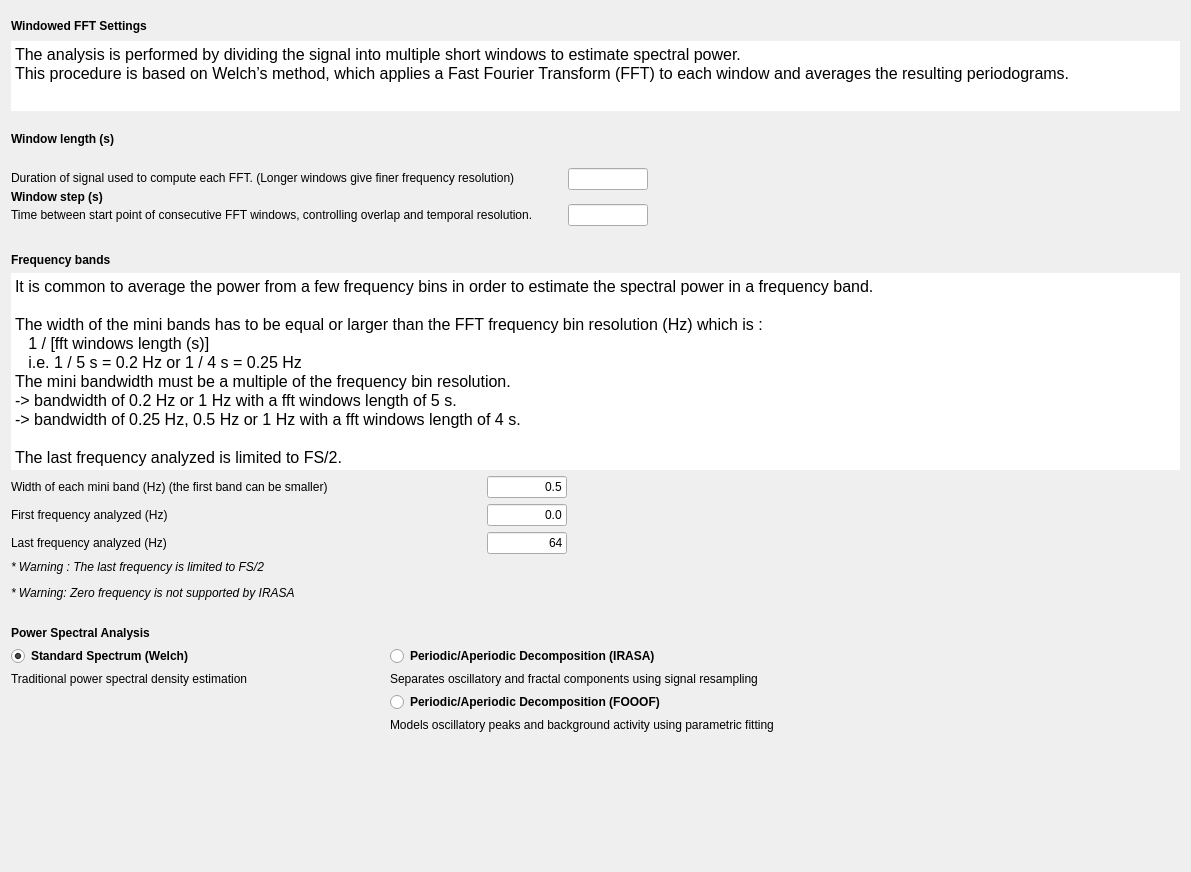
<?xml version="1.0" encoding="UTF-8"?>
<ui version="4.0">
 <class>SpectralSettings</class>
 <widget class="QWidget" name="SpectralSettings">
  <property name="geometry">
   <rect>
    <x>0</x>
    <y>0</y>
    <width>1191</width>
    <height>872</height>
   </rect>
  </property>
  <property name="minimumSize">
   <size>
    <width>0</width>
    <height>0</height>
   </size>
  </property>
  <property name="windowTitle">
   <string/>
  </property>
  <layout class="QVBoxLayout" name="verticalLayout_11">
   <item>
    <layout class="QVBoxLayout" name="verticalLayout">
     <property name="spacing">
      <number>0</number>
     </property>
     <property name="sizeConstraint">
      <enum>QLayout::SizeConstraint::SetMaximumSize</enum>
     </property>
     <item>
      <widget class="QLabel" name="label_3">
       <property name="maximumSize">
        <size>
         <width>16777215</width>
         <height>30</height>
        </size>
       </property>
       <property name="font">
        <font>
         <italic>false</italic>
         <bold>false</bold>
        </font>
       </property>
       <property name="text">
        <string>&lt;html&gt;&lt;head/&gt;&lt;body&gt;&lt;p&gt;&lt;span style=&quot; font-weight:700;&quot;&gt;Windowed FFT Settings&lt;/span&gt;&lt;/p&gt;&lt;/body&gt;&lt;/html&gt;</string>
       </property>
      </widget>
     </item>
     <item>
      <widget class="QTextEdit" name="textEdit_2">
       <property name="sizePolicy">
        <sizepolicy hsizetype="Expanding" vsizetype="Expanding">
         <horstretch>0</horstretch>
         <verstretch>0</verstretch>
        </sizepolicy>
       </property>
       <property name="maximumSize">
        <size>
         <width>16777215</width>
         <height>70</height>
        </size>
       </property>
       <property name="frameShape">
        <enum>QFrame::Shape::NoFrame</enum>
       </property>
       <property name="frameShadow">
        <enum>QFrame::Shadow::Plain</enum>
       </property>
       <property name="lineWidth">
        <number>0</number>
       </property>
       <property name="verticalScrollBarPolicy">
        <enum>Qt::ScrollBarPolicy::ScrollBarAlwaysOff</enum>
       </property>
       <property name="horizontalScrollBarPolicy">
        <enum>Qt::ScrollBarPolicy::ScrollBarAlwaysOff</enum>
       </property>
       <property name="html">
        <string>&lt;!DOCTYPE HTML PUBLIC &quot;-//W3C//DTD HTML 4.0//EN&quot; &quot;http://www.w3.org/TR/REC-html40/strict.dtd&quot;&gt;
&lt;html&gt;&lt;head&gt;&lt;meta name=&quot;qrichtext&quot; content=&quot;1&quot; /&gt;&lt;meta charset=&quot;utf-8&quot; /&gt;&lt;style type=&quot;text/css&quot;&gt;
p, li { white-space: pre-wrap; }
hr { height: 1px; border-width: 0; }
li.unchecked::marker { content: &quot;\2610&quot;; }
li.checked::marker { content: &quot;\2612&quot;; }
&lt;/style&gt;&lt;/head&gt;&lt;body style=&quot; font-size:12pt; font-weight:400; font-style:normal;&quot;&gt;
&lt;p style=&quot; margin-top:0px; margin-bottom:0px; margin-left:0px; margin-right:0px; -qt-block-indent:0; text-indent:0px;&quot;&gt;The analysis is performed by dividing the signal into multiple short windows to estimate spectral power.&lt;/p&gt;
&lt;p style=&quot; margin-top:0px; margin-bottom:0px; margin-left:0px; margin-right:0px; -qt-block-indent:0; text-indent:0px;&quot;&gt;This procedure is based on Welch’s method, which applies a Fast Fourier Transform (FFT) to each window and averages the resulting periodograms.&lt;/p&gt;&lt;/body&gt;&lt;/html&gt;</string>
       </property>
      </widget>
     </item>
     <item>
      <widget class="QLabel" name="label">
       <property name="sizePolicy">
        <sizepolicy hsizetype="Minimum" vsizetype="Preferred">
         <horstretch>0</horstretch>
         <verstretch>0</verstretch>
        </sizepolicy>
       </property>
       <property name="minimumSize">
        <size>
         <width>450</width>
         <height>0</height>
        </size>
       </property>
       <property name="maximumSize">
        <size>
         <width>500</width>
         <height>500</height>
        </size>
       </property>
       <property name="font">
        <font>
         <italic>false</italic>
         <bold>false</bold>
        </font>
       </property>
       <property name="text">
        <string>&lt;html&gt;&lt;head/&gt;&lt;body&gt;&lt;p&gt;&lt;span style=&quot; font-weight:700;&quot;&gt;Window length (s)&lt;/span&gt;&lt;/p&gt;&lt;/body&gt;&lt;/html&gt;</string>
       </property>
      </widget>
     </item>
     <item>
      <layout class="QGridLayout" name="gridLayout">
       <property name="sizeConstraint">
        <enum>QLayout::SizeConstraint::SetNoConstraint</enum>
       </property>
       <property name="bottomMargin">
        <number>1</number>
       </property>
       <item row="6" column="3">
        <spacer name="horizontalSpacer_3">
         <property name="orientation">
          <enum>Qt::Orientation::Horizontal</enum>
         </property>
         <property name="sizeHint" stdset="0">
          <size>
           <width>40</width>
           <height>20</height>
          </size>
         </property>
        </spacer>
       </item>
       <item row="1" column="1" rowspan="2">
        <widget class="QLineEdit" name="win_len_lineEdit">
         <property name="maximumSize">
          <size>
           <width>80</width>
           <height>16777215</height>
          </size>
         </property>
         <property name="toolTip">
          <string/>
         </property>
        </widget>
       </item>
       <item row="1" column="3">
        <spacer name="horizontalSpacer_2">
         <property name="orientation">
          <enum>Qt::Orientation::Horizontal</enum>
         </property>
         <property name="sizeHint" stdset="0">
          <size>
           <width>40</width>
           <height>20</height>
          </size>
         </property>
        </spacer>
       </item>
       <item row="6" column="0">
        <layout class="QVBoxLayout" name="verticalLayout_3">
         <item>
          <widget class="QLabel" name="label_14">
           <property name="toolTip">
            <string>At which window steps (s) the FFT (Fast Fourier Transform) is performed.</string>
           </property>
           <property name="text">
            <string>Time between start point of consecutive FFT windows, controlling overlap and temporal resolution.         </string>
           </property>
          </widget>
         </item>
        </layout>
       </item>
       <item row="6" column="1">
        <widget class="QLineEdit" name="win_step_lineEdit">
         <property name="maximumSize">
          <size>
           <width>80</width>
           <height>16777215</height>
          </size>
         </property>
         <property name="toolTip">
          <string/>
         </property>
        </widget>
       </item>
       <item row="3" column="0">
        <widget class="QLabel" name="label_2">
         <property name="sizePolicy">
          <sizepolicy hsizetype="Minimum" vsizetype="Preferred">
           <horstretch>0</horstretch>
           <verstretch>0</verstretch>
          </sizepolicy>
         </property>
         <property name="minimumSize">
          <size>
           <width>200</width>
           <height>0</height>
          </size>
         </property>
         <property name="text">
          <string>&lt;html&gt;&lt;head/&gt;&lt;body&gt;&lt;p&gt;&lt;span style=&quot; font-weight:700;&quot;&gt;Window step (s)&lt;/span&gt;&lt;/p&gt;&lt;/body&gt;&lt;/html&gt;</string>
         </property>
        </widget>
       </item>
       <item row="1" column="0">
        <layout class="QVBoxLayout" name="verticalLayout_2">
         <item>
          <widget class="QLabel" name="label_13">
           <property name="toolTip">
            <string>Window length (s) used to perform the FFT (Fast Fourier Transform).</string>
           </property>
           <property name="text">
            <string>Duration of signal used to compute each FFT. (Longer windows give finer frequency resolution)                </string>
           </property>
          </widget>
         </item>
        </layout>
       </item>
      </layout>
     </item>
    </layout>
   </item>
   <item>
    <spacer name="verticalSpacer_3">
     <property name="orientation">
      <enum>Qt::Orientation::Vertical</enum>
     </property>
     <property name="sizeType">
      <enum>QSizePolicy::Policy::Fixed</enum>
     </property>
     <property name="sizeHint" stdset="0">
      <size>
       <width>20</width>
       <height>20</height>
      </size>
     </property>
    </spacer>
   </item>
   <item>
    <layout class="QVBoxLayout" name="verticalLayout_5">
     <property name="sizeConstraint">
      <enum>QLayout::SizeConstraint::SetDefaultConstraint</enum>
     </property>
     <item>
      <widget class="QLabel" name="label_7">
       <property name="maximumSize">
        <size>
         <width>16777215</width>
         <height>30</height>
        </size>
       </property>
       <property name="font">
        <font>
         <italic>false</italic>
         <bold>false</bold>
        </font>
       </property>
       <property name="text">
        <string>&lt;html&gt;&lt;head/&gt;&lt;body&gt;&lt;p&gt;&lt;span style=&quot; font-weight:600;&quot;&gt;Frequency bands&lt;/span&gt;&lt;/p&gt;&lt;/body&gt;&lt;/html&gt;</string>
       </property>
      </widget>
     </item>
     <item>
      <widget class="QTextEdit" name="textEdit">
       <property name="frameShape">
        <enum>QFrame::Shape::NoFrame</enum>
       </property>
       <property name="frameShadow">
        <enum>QFrame::Shadow::Plain</enum>
       </property>
       <property name="lineWidth">
        <number>0</number>
       </property>
       <property name="verticalScrollBarPolicy">
        <enum>Qt::ScrollBarPolicy::ScrollBarAlwaysOff</enum>
       </property>
       <property name="horizontalScrollBarPolicy">
        <enum>Qt::ScrollBarPolicy::ScrollBarAlwaysOff</enum>
       </property>
       <property name="sizeAdjustPolicy">
        <enum>QAbstractScrollArea::SizeAdjustPolicy::AdjustIgnored</enum>
       </property>
       <property name="readOnly">
        <bool>true</bool>
       </property>
       <property name="html">
        <string>&lt;!DOCTYPE HTML PUBLIC &quot;-//W3C//DTD HTML 4.0//EN&quot; &quot;http://www.w3.org/TR/REC-html40/strict.dtd&quot;&gt;
&lt;html&gt;&lt;head&gt;&lt;meta name=&quot;qrichtext&quot; content=&quot;1&quot; /&gt;&lt;meta charset=&quot;utf-8&quot; /&gt;&lt;style type=&quot;text/css&quot;&gt;
p, li { white-space: pre-wrap; }
hr { height: 1px; border-width: 0; }
li.unchecked::marker { content: &quot;\2610&quot;; }
li.checked::marker { content: &quot;\2612&quot;; }
&lt;/style&gt;&lt;/head&gt;&lt;body style=&quot; font-size:12pt; font-weight:400; font-style:normal;&quot;&gt;
&lt;p style=&quot; margin-top:0px; margin-bottom:0px; margin-left:0px; margin-right:0px; -qt-block-indent:0; text-indent:0px;&quot;&gt;It is common to average the power from a few frequency bins in order to estimate the spectral power in a frequency band.&lt;/p&gt;
&lt;p style=&quot;-qt-paragraph-type:empty; margin-top:0px; margin-bottom:0px; margin-left:0px; margin-right:0px; -qt-block-indent:0; text-indent:0px;&quot;&gt;&lt;br /&gt;&lt;/p&gt;
&lt;p style=&quot; margin-top:0px; margin-bottom:0px; margin-left:0px; margin-right:0px; -qt-block-indent:0; text-indent:0px;&quot;&gt;The width of the mini bands has to be equal or larger than the FFT frequency bin resolution (Hz) which is :&lt;/p&gt;
&lt;p style=&quot; margin-top:0px; margin-bottom:0px; margin-left:0px; margin-right:0px; -qt-block-indent:0; text-indent:0px;&quot;&gt;   1 / [fft windows length (s)]&lt;/p&gt;
&lt;p style=&quot; margin-top:0px; margin-bottom:0px; margin-left:0px; margin-right:0px; -qt-block-indent:0; text-indent:0px;&quot;&gt;   i.e. 1 / 5 s = 0.2 Hz or 1 / 4 s = 0.25 Hz&lt;/p&gt;
&lt;p style=&quot; margin-top:0px; margin-bottom:0px; margin-left:0px; margin-right:0px; -qt-block-indent:0; text-indent:0px;&quot;&gt;The mini bandwidth must be a multiple of the frequency bin resolution.&lt;/p&gt;
&lt;p style=&quot; margin-top:0px; margin-bottom:0px; margin-left:0px; margin-right:0px; -qt-block-indent:0; text-indent:0px;&quot;&gt;-&amp;gt; bandwidth of 0.2 Hz or 1 Hz with a fft windows length of 5 s.&lt;/p&gt;
&lt;p style=&quot; margin-top:0px; margin-bottom:0px; margin-left:0px; margin-right:0px; -qt-block-indent:0; text-indent:0px;&quot;&gt;-&amp;gt; bandwidth of 0.25 Hz, 0.5 Hz or 1 Hz with a fft windows length of 4 s. &lt;/p&gt;
&lt;p style=&quot;-qt-paragraph-type:empty; margin-top:0px; margin-bottom:0px; margin-left:0px; margin-right:0px; -qt-block-indent:0; text-indent:0px;&quot;&gt;&lt;br /&gt;&lt;/p&gt;
&lt;p style=&quot; margin-top:0px; margin-bottom:0px; margin-left:0px; margin-right:0px; -qt-block-indent:0; text-indent:0px;&quot;&gt;The last frequency analyzed is limited to FS/2.&lt;/p&gt;
&lt;p style=&quot; margin-top:0px; margin-bottom:0px; margin-left:0px; margin-right:0px; -qt-block-indent:0; text-indent:0px;&quot;&gt;   FS : Sampling rate of the channel (Hz)&lt;/p&gt;
&lt;p style=&quot; margin-top:0px; margin-bottom:0px; margin-left:0px; margin-right:0px; -qt-block-indent:0; text-indent:0px;&quot;&gt;   i.e. 256 Hz / 2 = 128 Hz&lt;/p&gt;&lt;/body&gt;&lt;/html&gt;</string>
       </property>
      </widget>
     </item>
    </layout>
   </item>
   <item>
    <layout class="QGridLayout" name="gridLayout_2">
     <item row="1" column="0">
      <widget class="QLabel" name="label_4">
       <property name="text">
        <string>First frequency analyzed (Hz)</string>
       </property>
      </widget>
     </item>
     <item row="2" column="1">
      <widget class="QLineEdit" name="last_freq_lineEdit">
       <property name="maximumSize">
        <size>
         <width>80</width>
         <height>16777215</height>
        </size>
       </property>
       <property name="text">
        <string>64</string>
       </property>
       <property name="alignment">
        <set>Qt::AlignmentFlag::AlignRight|Qt::AlignmentFlag::AlignTrailing|Qt::AlignmentFlag::AlignVCenter</set>
       </property>
      </widget>
     </item>
     <item row="0" column="2">
      <spacer name="horizontalSpacer_4">
       <property name="orientation">
        <enum>Qt::Orientation::Horizontal</enum>
       </property>
       <property name="sizeHint" stdset="0">
        <size>
         <width>58</width>
         <height>13</height>
        </size>
       </property>
      </spacer>
     </item>
     <item row="2" column="2">
      <spacer name="horizontalSpacer_5">
       <property name="orientation">
        <enum>Qt::Orientation::Horizontal</enum>
       </property>
       <property name="sizeHint" stdset="0">
        <size>
         <width>58</width>
         <height>20</height>
        </size>
       </property>
      </spacer>
     </item>
     <item row="0" column="0">
      <widget class="QLabel" name="label_8">
       <property name="sizePolicy">
        <sizepolicy hsizetype="Minimum" vsizetype="Preferred">
         <horstretch>0</horstretch>
         <verstretch>0</verstretch>
        </sizepolicy>
       </property>
       <property name="minimumSize">
        <size>
         <width>470</width>
         <height>0</height>
        </size>
       </property>
       <property name="maximumSize">
        <size>
         <width>470</width>
         <height>16777215</height>
        </size>
       </property>
       <property name="text">
        <string>Width of each mini band (Hz) (the first band can be smaller)</string>
       </property>
      </widget>
     </item>
     <item row="2" column="0">
      <widget class="QLabel" name="label_9">
       <property name="sizePolicy">
        <sizepolicy hsizetype="Minimum" vsizetype="Preferred">
         <horstretch>0</horstretch>
         <verstretch>0</verstretch>
        </sizepolicy>
       </property>
       <property name="minimumSize">
        <size>
         <width>300</width>
         <height>0</height>
        </size>
       </property>
       <property name="maximumSize">
        <size>
         <width>16777215</width>
         <height>16777215</height>
        </size>
       </property>
       <property name="text">
        <string>Last frequency analyzed (Hz)</string>
       </property>
      </widget>
     </item>
     <item row="0" column="1">
      <widget class="QLineEdit" name="miniband_lineEdit">
       <property name="minimumSize">
        <size>
         <width>0</width>
         <height>0</height>
        </size>
       </property>
       <property name="maximumSize">
        <size>
         <width>80</width>
         <height>16777215</height>
        </size>
       </property>
       <property name="text">
        <string>0.5</string>
       </property>
       <property name="alignment">
        <set>Qt::AlignmentFlag::AlignRight|Qt::AlignmentFlag::AlignTrailing|Qt::AlignmentFlag::AlignVCenter</set>
       </property>
      </widget>
     </item>
     <item row="1" column="2">
      <spacer name="horizontalSpacer_6">
       <property name="orientation">
        <enum>Qt::Orientation::Horizontal</enum>
       </property>
       <property name="sizeHint" stdset="0">
        <size>
         <width>58</width>
         <height>20</height>
        </size>
       </property>
      </spacer>
     </item>
     <item row="1" column="1">
      <widget class="QLineEdit" name="first_freq_lineEdit">
       <property name="maximumSize">
        <size>
         <width>80</width>
         <height>16777215</height>
        </size>
       </property>
       <property name="text">
        <string>0.0</string>
       </property>
       <property name="alignment">
        <set>Qt::AlignmentFlag::AlignRight|Qt::AlignmentFlag::AlignTrailing|Qt::AlignmentFlag::AlignVCenter</set>
       </property>
      </widget>
     </item>
    </layout>
   </item>
   <item>
    <widget class="QLabel" name="label_10">
     <property name="font">
      <font>
       <italic>false</italic>
       <bold>false</bold>
      </font>
     </property>
     <property name="text">
      <string>&lt;html&gt;&lt;head/&gt;&lt;body&gt;&lt;p&gt;&lt;span style=&quot; font-style:italic;&quot;&gt;* Warning : The last frequency is limited to FS/2 &lt;/span&gt;&lt;/p&gt;&lt;p&gt;&lt;span style=&quot; font-style:italic;&quot;&gt;* Warning: Zero frequency is not supported by IRASA&lt;/span&gt;&lt;/p&gt;&lt;/body&gt;&lt;/html&gt;</string>
     </property>
     <property name="alignment">
      <set>Qt::AlignmentFlag::AlignLeading|Qt::AlignmentFlag::AlignLeft|Qt::AlignmentFlag::AlignVCenter</set>
     </property>
    </widget>
   </item>
   <item>
    <spacer name="verticalSpacer_4">
     <property name="orientation">
      <enum>Qt::Orientation::Vertical</enum>
     </property>
     <property name="sizeType">
      <enum>QSizePolicy::Policy::Fixed</enum>
     </property>
     <property name="sizeHint" stdset="0">
      <size>
       <width>20</width>
       <height>20</height>
      </size>
     </property>
    </spacer>
   </item>
   <item>
    <layout class="QVBoxLayout" name="verticalLayout_4">
     <item>
      <widget class="QLabel" name="label_6">
       <property name="font">
        <font>
         <italic>false</italic>
         <bold>false</bold>
        </font>
       </property>
       <property name="text">
        <string>&lt;html&gt;&lt;head/&gt;&lt;body&gt;&lt;p&gt;&lt;span style=&quot; font-weight:600;&quot;&gt;Power Spectral Analysis&lt;/span&gt;&lt;/p&gt;&lt;/body&gt;&lt;/html&gt;</string>
       </property>
      </widget>
     </item>
     <item>
      <layout class="QHBoxLayout" name="horizontalLayout_3">
       <item>
        <layout class="QVBoxLayout" name="verticalLayout_7">
         <item>
          <widget class="QRadioButton" name="std_radioButton">
           <property name="enabled">
            <bool>true</bool>
           </property>
           <property name="minimumSize">
            <size>
             <width>225</width>
             <height>0</height>
            </size>
           </property>
           <property name="maximumSize">
            <size>
             <width>500</width>
             <height>16777215</height>
            </size>
           </property>
           <property name="font">
            <font>
             <italic>false</italic>
             <bold>true</bold>
             <underline>false</underline>
             <strikeout>false</strikeout>
             <kerning>true</kerning>
            </font>
           </property>
           <property name="text">
            <string>Standard Spectrum (Welch)</string>
           </property>
           <property name="checked">
            <bool>true</bool>
           </property>
          </widget>
         </item>
         <item>
          <widget class="QLabel" name="label_5">
           <property name="text">
            <string>Traditional power spectral density estimation</string>
           </property>
          </widget>
         </item>
         <item>
          <spacer name="verticalSpacer_2">
           <property name="orientation">
            <enum>Qt::Orientation::Vertical</enum>
           </property>
           <property name="sizeHint" stdset="0">
            <size>
             <width>20</width>
             <height>40</height>
            </size>
           </property>
          </spacer>
         </item>
        </layout>
       </item>
       <item>
        <spacer name="horizontalSpacer_7">
         <property name="orientation">
          <enum>Qt::Orientation::Horizontal</enum>
         </property>
         <property name="sizeHint" stdset="0">
          <size>
           <width>40</width>
           <height>20</height>
          </size>
         </property>
        </spacer>
       </item>
       <item>
        <layout class="QVBoxLayout" name="verticalLayout_9">
         <item>
          <widget class="QRadioButton" name="RA_radioButton">
           <property name="enabled">
            <bool>true</bool>
           </property>
           <property name="minimumSize">
            <size>
             <width>225</width>
             <height>0</height>
            </size>
           </property>
           <property name="font">
            <font>
             <italic>false</italic>
             <bold>true</bold>
            </font>
           </property>
           <property name="text">
            <string>Periodic/Aperiodic Decomposition (IRASA)</string>
           </property>
          </widget>
         </item>
         <item>
          <widget class="QLabel" name="label_11">
           <property name="text">
            <string>Separates oscillatory and fractal components using signal resampling</string>
           </property>
          </widget>
         </item>
         <item>
          <layout class="QVBoxLayout" name="verticalLayout_10">
           <item>
            <widget class="QRadioButton" name="FoooF_radioButton">
             <property name="font">
              <font>
               <italic>false</italic>
               <bold>true</bold>
              </font>
             </property>
             <property name="text">
              <string>Periodic/Aperiodic Decomposition (FOOOF)</string>
             </property>
            </widget>
           </item>
           <item>
            <widget class="QLabel" name="label_12">
             <property name="text">
              <string>Models oscillatory peaks and background activity using parametric fitting</string>
             </property>
            </widget>
           </item>
           <item>
            <spacer name="verticalSpacer_5">
             <property name="orientation">
              <enum>Qt::Orientation::Vertical</enum>
             </property>
             <property name="sizeHint" stdset="0">
              <size>
               <width>20</width>
               <height>40</height>
              </size>
             </property>
            </spacer>
           </item>
          </layout>
         </item>
        </layout>
       </item>
       <item>
        <spacer name="horizontalSpacer_9">
         <property name="orientation">
          <enum>Qt::Orientation::Horizontal</enum>
         </property>
         <property name="sizeHint" stdset="0">
          <size>
           <width>40</width>
           <height>20</height>
          </size>
         </property>
        </spacer>
       </item>
       <item>
        <spacer name="horizontalSpacer_8">
         <property name="orientation">
          <enum>Qt::Orientation::Horizontal</enum>
         </property>
         <property name="sizeHint" stdset="0">
          <size>
           <width>40</width>
           <height>20</height>
          </size>
         </property>
        </spacer>
       </item>
       <item>
        <spacer name="horizontalSpacer">
         <property name="orientation">
          <enum>Qt::Orientation::Horizontal</enum>
         </property>
         <property name="sizeHint" stdset="0">
          <size>
           <width>40</width>
           <height>20</height>
          </size>
         </property>
        </spacer>
       </item>
      </layout>
     </item>
    </layout>
   </item>
   <item>
    <spacer name="verticalSpacer_2">
     <property name="orientation">
      <enum>Qt::Orientation::Vertical</enum>
     </property>
     <property name="sizeType">
      <enum>QSizePolicy::Policy::Preferred</enum>
     </property>
     <property name="sizeHint" stdset="0">
      <size>
       <width>20</width>
       <height>0</height>
      </size>
     </property>
    </spacer>
   </item>
   <item>
    <spacer name="verticalSpacer">
     <property name="orientation">
      <enum>Qt::Orientation::Vertical</enum>
     </property>
     <property name="sizeType">
      <enum>QSizePolicy::Policy::Ignored</enum>
     </property>
     <property name="sizeHint" stdset="0">
      <size>
       <width>709</width>
       <height>19</height>
      </size>
     </property>
    </spacer>
   </item>
  </layout>
 </widget>
 <resources>
  <include location="../../../../../snooz-toolbox/src/main/python/ui/themes/themes.qrc"/>
 </resources>
 <connections>
  <connection>
   <sender>win_len_lineEdit</sender>
   <signal>editingFinished()</signal>
   <receiver>SpectralSettings</receiver>
   <slot>miniband_edit_slot()</slot>
   <hints>
    <hint type="sourcelabel">
     <x>307</x>
     <y>87</y>
    </hint>
    <hint type="destinationlabel">
     <x>376</x>
     <y>408</y>
    </hint>
   </hints>
  </connection>
  <connection>
   <sender>last_freq_lineEdit</sender>
   <signal>editingFinished()</signal>
   <receiver>SpectralSettings</receiver>
   <slot>lastfreq_edit_slot()</slot>
   <hints>
    <hint type="sourcelabel">
     <x>307</x>
     <y>433</y>
    </hint>
    <hint type="destinationlabel">
     <x>376</x>
     <y>408</y>
    </hint>
   </hints>
  </connection>
  <connection>
   <sender>miniband_lineEdit</sender>
   <signal>editingFinished()</signal>
   <receiver>SpectralSettings</receiver>
   <slot>miniband_edit_slot()</slot>
   <hints>
    <hint type="sourcelabel">
     <x>307</x>
     <y>406</y>
    </hint>
    <hint type="destinationlabel">
     <x>376</x>
     <y>408</y>
    </hint>
   </hints>
  </connection>
 </connections>
 <slots>
  <slot>miniband_edit_slot()</slot>
  <slot>lastfreq_edit_slot()</slot>
 </slots>
</ui>
